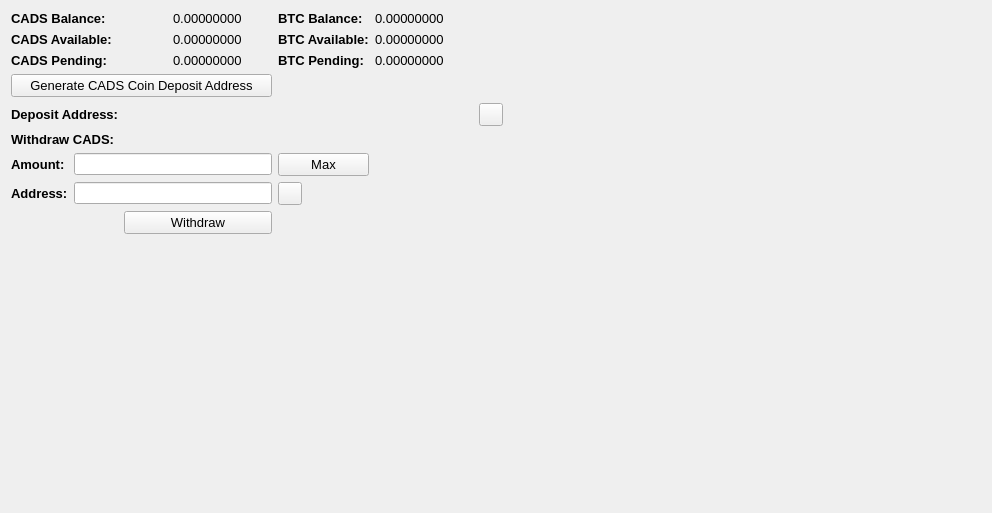
     <widget class="QWidget" name="BalanceTab">
      <attribute name="title">
       <string>Balance</string>
      </attribute>
      <layout class="QGridLayout" name="gridLayout_2">
       <item row="0" column="0" colspan="2">
        <widget class="QLabel" name="label_11">
         <property name="font">
          <font>
           <pointsize>10</pointsize>
           <weight>75</weight>
           <bold>true</bold>
          </font>
         </property>
         <property name="text">
          <string>CADS Balance:</string>
         </property>
        </widget>
       </item>
       <item row="0" column="3">
        <widget class="QLabel" name="CADSBalanceLabel">
         <property name="font">
          <font>
           <pointsize>10</pointsize>
          </font>
         </property>
         <property name="text">
          <string>0.00000000</string>
         </property>
         <property name="textInteractionFlags">
          <set>Qt::LinksAccessibleByMouse|Qt::TextSelectableByMouse</set>
         </property>
        </widget>
       </item>
       <item row="0" column="4">
        <widget class="QLabel" name="label_12">
         <property name="font">
          <font>
           <pointsize>10</pointsize>
           <weight>75</weight>
           <bold>true</bold>
          </font>
         </property>
         <property name="text">
          <string>BTC Balance:</string>
         </property>
        </widget>
       </item>
       <item row="0" column="5">
        <widget class="QLabel" name="BitcoinBalanceLabel">
         <property name="font">
          <font>
           <pointsize>10</pointsize>
          </font>
         </property>
         <property name="text">
          <string>0.00000000</string>
         </property>
         <property name="textInteractionFlags">
          <set>Qt::LinksAccessibleByMouse|Qt::TextSelectableByMouse</set>
         </property>
        </widget>
       </item>
       <item row="0" column="7" rowspan="10">
        <spacer name="horizontalSpacer_4">
         <property name="orientation">
          <enum>Qt::Horizontal</enum>
         </property>
         <property name="sizeHint" stdset="0">
          <size>
           <width>478</width>
           <height>488</height>
          </size>
         </property>
        </spacer>
       </item>
       <item row="1" column="0" colspan="2">
        <widget class="QLabel" name="label_13">
         <property name="font">
          <font>
           <pointsize>10</pointsize>
           <weight>75</weight>
           <bold>true</bold>
          </font>
         </property>
         <property name="text">
          <string>CADS Available:</string>
         </property>
        </widget>
       </item>
       <item row="1" column="3">
        <widget class="QLabel" name="CADSAvailableLabel_2">
         <property name="font">
          <font>
           <pointsize>10</pointsize>
          </font>
         </property>
         <property name="text">
          <string>0.00000000</string>
         </property>
         <property name="textInteractionFlags">
          <set>Qt::LinksAccessibleByMouse|Qt::TextSelectableByMouse</set>
         </property>
        </widget>
       </item>
       <item row="1" column="4">
        <widget class="QLabel" name="label_15">
         <property name="font">
          <font>
           <pointsize>10</pointsize>
           <weight>75</weight>
           <bold>true</bold>
          </font>
         </property>
         <property name="text">
          <string>BTC Available:</string>
         </property>
        </widget>
       </item>
       <item row="1" column="5">
        <widget class="QLabel" name="BitcoinAvailableLabel">
         <property name="font">
          <font>
           <pointsize>10</pointsize>
          </font>
         </property>
         <property name="text">
          <string>0.00000000</string>
         </property>
         <property name="textInteractionFlags">
          <set>Qt::LinksAccessibleByMouse|Qt::TextSelectableByMouse</set>
         </property>
        </widget>
       </item>
       <item row="2" column="0" colspan="2">
        <widget class="QLabel" name="label_14">
         <property name="font">
          <font>
           <pointsize>10</pointsize>
           <weight>75</weight>
           <bold>true</bold>
          </font>
         </property>
         <property name="text">
          <string>CADS Pending:</string>
         </property>
        </widget>
       </item>
       <item row="2" column="3">
        <widget class="QLabel" name="CADSPendingLabel">
         <property name="font">
          <font>
           <pointsize>10</pointsize>
          </font>
         </property>
         <property name="text">
          <string>0.00000000</string>
         </property>
         <property name="textInteractionFlags">
          <set>Qt::LinksAccessibleByMouse|Qt::TextSelectableByMouse</set>
         </property>
        </widget>
       </item>
       <item row="2" column="4">
        <widget class="QLabel" name="label_31">
         <property name="font">
          <font>
           <pointsize>10</pointsize>
           <weight>75</weight>
           <bold>true</bold>
          </font>
         </property>
         <property name="text">
          <string>BTC Pending:</string>
         </property>
        </widget>
       </item>
       <item row="2" column="5">
        <widget class="QLabel" name="BitcoinPendingLabel">
         <property name="font">
          <font>
           <pointsize>10</pointsize>
          </font>
         </property>
         <property name="text">
          <string>0.00000000</string>
         </property>
         <property name="textInteractionFlags">
          <set>Qt::LinksAccessibleByMouse|Qt::TextSelectableByMouse</set>
         </property>
        </widget>
       </item>
       <item row="3" column="0" colspan="4">
        <widget class="QPushButton" name="GenDepositBTN">
         <property name="font">
          <font>
           <pointsize>10</pointsize>
          </font>
         </property>
         <property name="text">
          <string>Generate CADS Coin Deposit Address</string>
         </property>
        </widget>
       </item>
       <item row="4" column="0" colspan="3">
        <widget class="QLabel" name="label_33">
         <property name="font">
          <font>
           <pointsize>10</pointsize>
           <weight>75</weight>
           <bold>true</bold>
          </font>
         </property>
         <property name="text">
          <string>Deposit Address:</string>
         </property>
        </widget>
       </item>
       <item row="4" column="3" colspan="3">
        <widget class="QLabel" name="DepositAddressLabel">
         <property name="minimumSize">
          <size>
           <width>300</width>
           <height>0</height>
          </size>
         </property>
         <property name="palette">
          <palette>
           <active>
            <colorrole role="WindowText">
             <brush brushstyle="SolidPattern">
              <color alpha="255">
               <red>0</red>
               <green>0</green>
               <blue>0</blue>
              </color>
             </brush>
            </colorrole>
            <colorrole role="Text">
             <brush brushstyle="SolidPattern">
              <color alpha="255">
               <red>0</red>
               <green>0</green>
               <blue>255</blue>
              </color>
             </brush>
            </colorrole>
           </active>
           <inactive>
            <colorrole role="WindowText">
             <brush brushstyle="SolidPattern">
              <color alpha="255">
               <red>0</red>
               <green>0</green>
               <blue>0</blue>
              </color>
             </brush>
            </colorrole>
            <colorrole role="Text">
             <brush brushstyle="SolidPattern">
              <color alpha="255">
               <red>0</red>
               <green>0</green>
               <blue>255</blue>
              </color>
             </brush>
            </colorrole>
           </inactive>
           <disabled>
            <colorrole role="WindowText">
             <brush brushstyle="SolidPattern">
              <color alpha="255">
               <red>120</red>
               <green>120</green>
               <blue>120</blue>
              </color>
             </brush>
            </colorrole>
            <colorrole role="Text">
             <brush brushstyle="SolidPattern">
              <color alpha="255">
               <red>120</red>
               <green>120</green>
               <blue>120</blue>
              </color>
             </brush>
            </colorrole>
           </disabled>
          </palette>
         </property>
         <property name="font">
          <font>
           <pointsize>10</pointsize>
           <weight>75</weight>
           <bold>true</bold>
          </font>
         </property>
         <property name="text">
          <string/>
         </property>
         <property name="alignment">
          <set>Qt::AlignRight|Qt::AlignTrailing|Qt::AlignVCenter</set>
         </property>
         <property name="textInteractionFlags">
          <set>Qt::LinksAccessibleByMouse|Qt::TextSelectableByKeyboard|Qt::TextSelectableByMouse</set>
         </property>
        </widget>
       </item>
       <item row="4" column="6">
        <widget class="QToolButton" name="DepositCopyButton">
         <property name="toolTip">
          <string>Copy to clipboard</string>
         </property>
         <property name="text">
          <string/>
         </property>
         <property name="icon">
          <iconset resource="../bitcoin.qrc">
           <normaloff>:/icons/editcopy</normaloff>:/icons/editcopy</iconset>
         </property>
         <property name="shortcut">
          <string>Alt+P</string>
         </property>
        </widget>
       </item>
       <item row="5" column="0" colspan="2">
        <widget class="QLabel" name="label_34">
         <property name="font">
          <font>
           <pointsize>10</pointsize>
           <weight>75</weight>
           <bold>true</bold>
          </font>
         </property>
         <property name="text">
          <string>Withdraw CADS:</string>
         </property>
        </widget>
       </item>
       <item row="6" column="0">
        <widget class="QLabel" name="label_26">
         <property name="font">
          <font>
           <pointsize>10</pointsize>
           <weight>75</weight>
           <bold>true</bold>
          </font>
         </property>
         <property name="text">
          <string>Amount:</string>
         </property>
        </widget>
       </item>
       <item row="6" column="1" colspan="3">
        <widget class="QLineEdit" name="WithdrawUnitsInput">
         <property name="font">
          <font>
           <pointsize>9</pointsize>
           <weight>75</weight>
           <bold>true</bold>
          </font>
         </property>
         <property name="text">
          <string/>
         </property>
        </widget>
       </item>
       <item row="6" column="4">
        <widget class="QPushButton" name="Withdraw_Max_Amount">
         <property name="font">
          <font>
           <pointsize>10</pointsize>
          </font>
         </property>
         <property name="text">
          <string>Max</string>
         </property>
        </widget>
       </item>
       <item row="7" column="0">
        <widget class="QLabel" name="label_10">
         <property name="font">
          <font>
           <pointsize>10</pointsize>
           <weight>75</weight>
           <bold>true</bold>
          </font>
         </property>
         <property name="text">
          <string>Address:</string>
         </property>
        </widget>
       </item>
       <item row="7" column="1" colspan="3">
        <widget class="QLineEdit" name="WithdrawAddress">
         <property name="font">
          <font>
           <pointsize>9</pointsize>
           <weight>75</weight>
           <bold>true</bold>
          </font>
         </property>
        </widget>
       </item>
       <item row="7" column="4">
        <widget class="QToolButton" name="WithdrawPasteButton">
         <property name="toolTip">
          <string>Paste from clipboard</string>
         </property>
         <property name="text">
          <string/>
         </property>
         <property name="icon">
          <iconset resource="../bitcoin.qrc">
           <normaloff>:/icons/editpaste</normaloff>:/icons/editpaste</iconset>
         </property>
         <property name="shortcut">
          <string>Alt+P</string>
         </property>
        </widget>
       </item>
       <item row="8" column="2" colspan="2">
        <widget class="QPushButton" name="WithdrawUnitsBtn">
         <property name="font">
          <font>
           <pointsize>10</pointsize>
          </font>
         </property>
         <property name="text">
          <string>Withdraw</string>
         </property>
        </widget>
       </item>
       <item row="9" column="0" colspan="6">
        <spacer name="verticalSpacer">
         <property name="orientation">
          <enum>Qt::Vertical</enum>
         </property>
         <property name="sizeHint" stdset="0">
          <size>
           <width>428</width>
           <height>262</height>
          </size>
         </property>
        </spacer>
       </item>
      </layout>
      <zorder>label_31</zorder>
      <zorder>label_15</zorder>
      <zorder>label_12</zorder>
      <zorder>label_14</zorder>
      <zorder>label_13</zorder>
      <zorder>label_11</zorder>
      <zorder>BitcoinBalanceLabel</zorder>
      <zorder>CADSBalanceLabel</zorder>
      <zorder>CADSAvailableLabel_2</zorder>
      <zorder>CADSPendingLabel</zorder>
      <zorder>BitcoinAvailableLabel</zorder>
      <zorder>BitcoinPendingLabel</zorder>
      <zorder>label_33</zorder>
      <zorder>GenDepositBTN</zorder>
      <zorder>DepositAddressLabel</zorder>
      <zorder>Withdraw_Max_Amount</zorder>
      <zorder>label_34</zorder>
      <zorder>WithdrawUnitsInput</zorder>
      <zorder>label_10</zorder>
      <zorder>label_26</zorder>
      <zorder>WithdrawAddress</zorder>
      <zorder>WithdrawUnitsBtn</zorder>
      <zorder>horizontalSpacer_4</zorder>
      <zorder>verticalSpacer</zorder>
      <zorder>WithdrawPasteButton</zorder>
      <zorder>DepositCopyButton</zorder>
     </widget>
